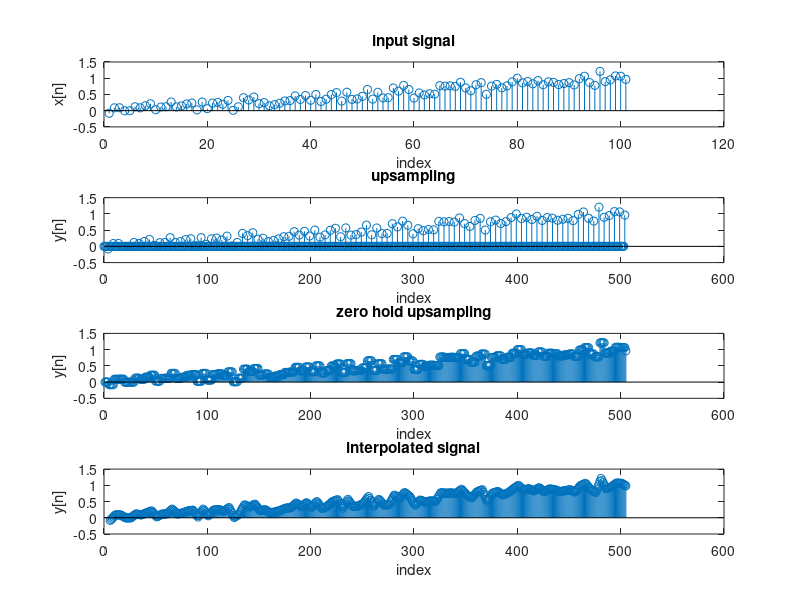

Source code (MATLAB):
load('q2_2.mat');
N = numel(x);
M = input('');
y = zeros(1, M*N);
for i = 1:N*M
    flag = i/M;
    if floor(flag) == ceil(flag)
        y(i) = x(i/M);
    else
        y(i) = 0;
    end
end
figure;
subplot(4,1,1)
stem(1:N, x);
xlabel('index')
ylabel('x[n]')
title('input signal')
subplot(4,1,2)
stem(0:length(y)-1, y);
xlabel('index')
ylabel('y[n]')
title('upsampling')
re = zeros(1, M*N);
for j = 1:N*M
    re(j) = y(j);
    if y(j) == 0
        if j-1 > 0
            re(j) = y(j-1);
        end
    end
end
for k = 1:N*M
    if re(k) == 0
        if k-1 > 0
            re(k) = re(k-1);
        end
    end
end
index = 0:N*M-1;
subplot(4,1,3);
stem(re);
xlabel('index')
ylabel('y[n]')
title('zero hold upsampling')
new_index = 0:N*M-1;
interpolated_signal = interp1(find(y), y(y~=0), new_index, 'linear');
subplot(4,1,4);
stem(interpolated_signal);
xlabel('index')
ylabel('y[n]')
title('interpolated signal')
